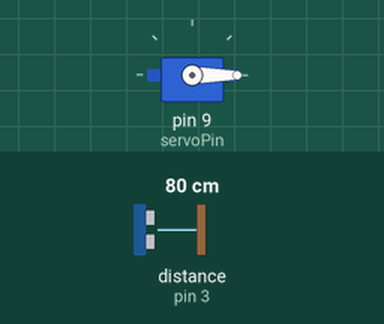
This sketch was run on a simulated Arduino Uno, built with avr-gcc and run on an emulated ATmega328P. Parts: servo. Wiring (inferred from the names in the program): ultrasonic range finder: trigger pin 2; echo pin 3. The test bench sets the inputs (shaded band); at power-on: distance to the obstacle (sensor on pin 3) 80 cm. The echo pulse lasts 58.3 µs per cm.

Above: at 1.2 s.
1.3 s: distance to the obstacle (sensor on pin 3) set to 22 cm
2.8 s: distance to the obstacle (sensor on pin 3) set to 18 cm
At 4.0 s:
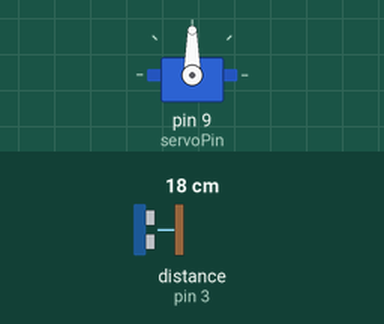
4.3 s: distance to the obstacle (sensor on pin 3) set to 35 cm
At 6.5 s:
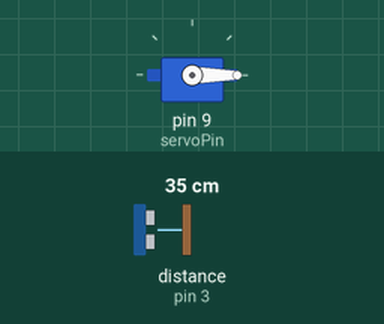
7.3 s: distance to the obstacle (sensor on pin 3) set to 2 cm
At 7.7 s:
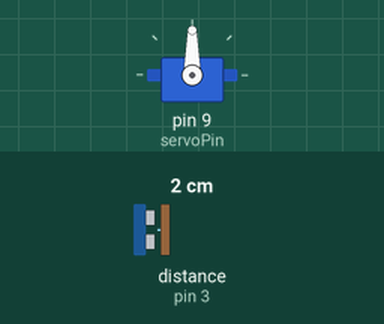
Timing chart, 0 to 9.8 s (numbered marks = the images above; inputs shaded):
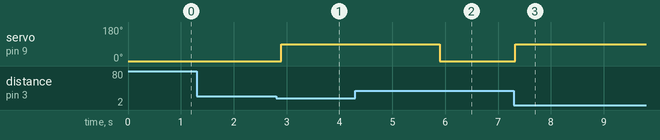

Measured:
- the behaviour switches between 21 and 20 cm on distance to the obstacle (sensor on pin 3) (found by bisection; images 0 and 1)
- after the input at 1.3 s, every drawn part: stays the same
- after the input at 2.8 s, servo on pin 9 (servoPin): 0° → 90° after 0.10 s
- after the input at 4.3 s, servo on pin 9 (servoPin): goes on until 5.9 s, then stays 0°
- after the input at 7.3 s, servo on pin 9 (servoPin): 0° → 90° at once

The sketch:

SmartBin.ino
```cpp
#include <Servo.h>

// Pin Definitions
const int trigPin = 2;
const int echoPin = 3;
const int servoPin = 9;

Servo myServo;

void setup() {
  myServo.attach(servoPin);
  myServo.write(0); // Ensure lid is closed at start

  pinMode(trigPin, OUTPUT);
  pinMode(echoPin, INPUT);

  Serial.begin(9600); // For debugging
}

void loop() {
  long duration, distance;

  // Trigger the ultrasonic sensor
  digitalWrite(trigPin, LOW);
  delayMicroseconds(2);
  digitalWrite(trigPin, HIGH);
  delayMicroseconds(10);
  digitalWrite(trigPin, LOW);

  // Calculate distance
  duration = pulseIn(echoPin, HIGH);
  distance = (duration * 0.034) / 2;

  // Logic: If hand is closer than 20cm, open lid
  if (distance < 20 && distance > 0) {
    myServo.write(90); // Open position
    delay(3000);       // Wait 3 seconds
    myServo.write(0);  // Close position
  }

  delay(100);
}
```
